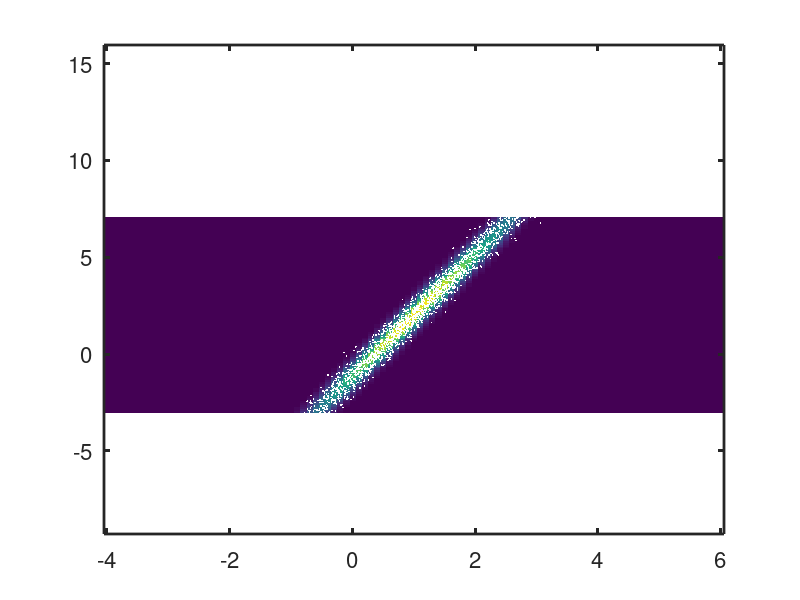

MATLAB code for this plot:
clc; clear all; close;
%% 2D forward stochastic process
%  dXt  = SIGMA^(1/2)*dWt
%  X(0) = X0 (const.)
%  ------------------------- 
%  mean = X0
%  Cov  = t*SIGMA
%  ------------------------- 
%% numerical setup
T     = 2;    % terminal time
M     = 100;  % number of iterations
dt    = T/M;  % time step size
N     = 2000; % number of particles
% ... construct SIGMA and SIGMA^(1/2) ...
A       = randn(2,2);
[~,S,V] = svd(A);
SIGMA   = V*S.^2*V';
SIGMA_half = V*S*V';
% ... initial condition ...
X_0 = [1;2];
Xh_0 = zeros(2,N) + X_0;
% ... exact mean and cov at t = T ...
mu_ex  = X_0;
cov_ex = SIGMA*T;
%% SDE setup
f = @(x,t) 0;
g = @(x,t) SIGMA_half;
%% Euler-Maruyama method
for i = 1:M
%    Xh_0 = Xh_0 + SIGMA_half*sqrt(dt)*randn(2,N);
   ti = (i-1)*dt;
   Xh_0 = Xh_0 + f(Xh_0,ti)*dt + g(Xh_0,ti)*sqrt(dt)*randn(2,N);
end
%% Compute mean and cov from discrete data
mu_sde  = sum(Xh_0,2)/N;
cov_sde = cov(Xh_0')*(1-1/N);
%% Output
% plot3(Xh_0(1,:),Xh_0(2,:),-0.1*ones(1,N),'r.'); hold on;
%
xx = mu_sde(1)-5:0.1:mu_sde(1)+5; yy = mu_sde(2)-5:0.1:mu_sde(2)+5;
[xx,yy] = meshgrid(xx,yy);

zz = mvnpdf([xx(:) yy(:)],mu_ex',cov_ex');
zz = reshape(zz,[size(xx,1),size(yy,2)]);
% surf(xx,yy,zz,'FaceAlpha',0.8,'EdgeColor','none');

imagesc(xx(:),yy(:),zz); hold on;
set(gca,'FontSize',16,'LineWidth',2,'YDir','normal')
plot(Xh_0(1,:),Xh_0(2,:),'w.','MarkerSize',4);
%
disp('exact.mean = ');
disp(mu_ex');
disp('numer.mean = ');
disp(mu_sde');
disp('---------------------');
disp('exact.Cov  = ');
disp(cov_ex);
disp('numer.Cov  = ');
disp(cov_sde);